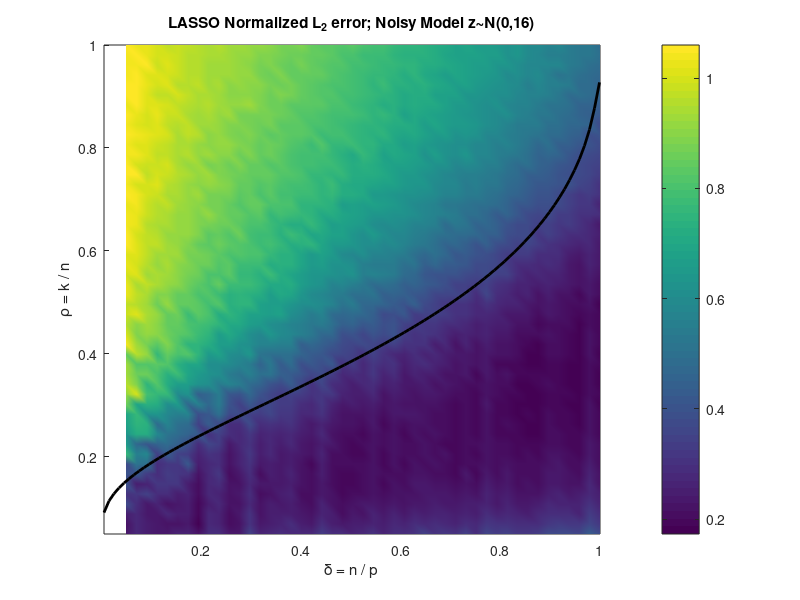

Write the MATLAB code that produced this figure.
% Figure 2: Phase transition diagram when the sparse model is recovered using the 
% LASSO Algorithm, where the number of variables p=200. The theoretical phase 
% transition curve from Figure 1 has been superimposed. The dark blue area, 
% below the curve, indicates where the algorithm recovered the underlying model 
% with near zero error, but above the curve in the colored area, the algorithm was
% unable to recover the correct model. As you proceed further above the curve, the 
% ability of the algorithm to recover the model progressively drops. As with the
% theoretical phase transition diagram in Fig 1, along the x-axis the level of 
% underdeterminedness decreases, and along the y-axis the level of sparsity of 
% the underlying model increases. Each color indicates a different median 
% normalized $l_2$ error of the coefficients ||betahat - beta||_2 / ||beta||_2 over 
% 30 realizations.


load Fig2Data;
load FaceNeigh;
deltaLen = 47;
rhoLen = 50;
deltaArr = linspace(0.05,1,deltaLen);
rhoArr = linspace(0.05,1,rhoLen);
[Delta,Rho] = meshgrid(deltaArr,rhoArr);

zArr = linspace(0,4,16);
for zi = 16
    mErrVecL2n = (squeeze(median(shiftdim(squeeze(ErrVecL2(zi,:,:,:)),2))))';
    pcolor(Delta,Rho,mErrVecL2n(:,1:47)); shading interp; colorbar;
    xlabel('\delta = n / p'); ylabel('\rho = k / n'); title('LASSO Normalized L_2 error; Noisy Model z~N(0,16)');
    hold on;
    plot(FaceNeigh(:,1),FaceNeigh(:,2),'k','LineWidth',2)
end


%
% Copyright (c) 2006. Victoria Stodden
%  

%
% Part of SparseLab Version:100
% Created Tuesday March 28, 2006
% This is Copyrighted Material
% For Copying permissions see COPYING.m
% Comments? e-mail sparselab@stanford.edu
%